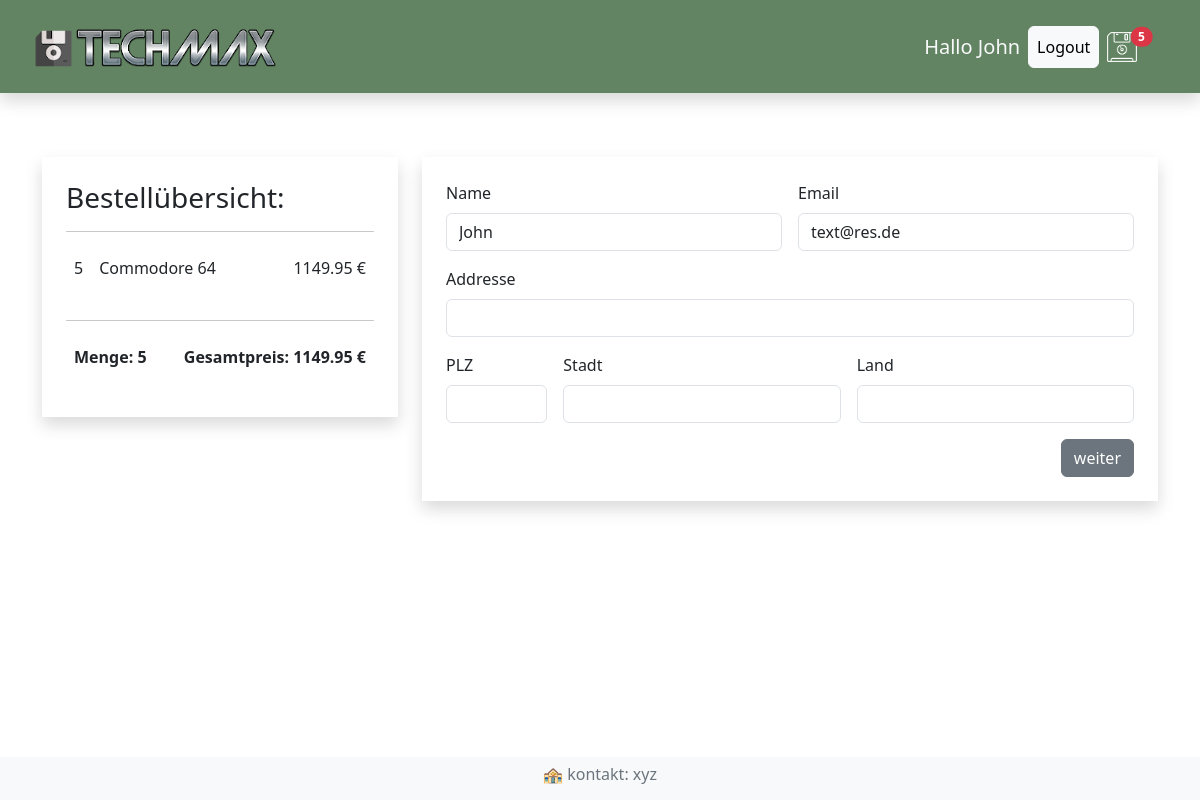
The app's page /kasse/ (signed in) with its own data.
### shop/models.py (models this page shows, shortened)
class BestellteArtikel(models.Model):
    artikel = models.ForeignKey(Artikel, on_delete=models.SET_NULL, null=True, blank=True)
    bestellung = models.ForeignKey(Bestellung, on_delete=models.SET_NULL, null=True, blank=True)
    menge = models.IntegerField(default=0, null=True, blank=True)
    datum = models.DateTimeField(auto_now_add=True)
    @property
    def get_summe(self):
        summe = self.artikel.preis * self.menge
        return summe

class Artikel(models.Model):
     name = models.CharField(max_length=200, null=True)
     beschreibung = models.TextField(null=True, blank=True)
     preis = models.DecimalField(max_digits=6, decimal_places=2)
     bild = models.ImageField(upload_to="artikelbilder/", null=True, blank=True)

class Bestellung(models.Model):
    kunde = models.ForeignKey(Kunde, on_delete=models.SET_NULL, null=True, blank=True)
    bestelldatum = models.DateTimeField(auto_now_add=True)
    erledigt = models.BooleanField(default=False, null=True, blank=True)
    auftrags_id = models.CharField(max_length=200, null=True, blank=True)
    @property
    def gesamt_summe(self):
        bestellteartikels = self.bestellteartikel_set.all()
        gesamtpreis = sum(artikel.get_summe for artikel in bestellteartikels)
        return gesamtpreis
    @property
    def gesamt_menge(self):
        bestellteartikels = self.bestellteartikel_set.all()
        gesamtmenge = sum(artikel.menge for artikel in bestellteartikels)
        return gesamtmenge

### shop/views.py (the view)
# urls.py: path("kasse/", views.kasse, name="kasse"),
def kasse(request):
    if request.user.is_authenticated:
        kunde = request.user.kunde
        bestellung, created = Bestellung.objects.get_or_create(kunde=kunde, erledigt=False)
        artikels = bestellung.bestellteartikel_set.all()
    else:
       cookieDaten = gastCookie(request)
       artikels = cookieDaten["artikels"]
       bestellung = cookieDaten["bestellung"]
    ctx = {"artikels": artikels, "bestellung": bestellung}
    return render(request, "shop/kasse.html", ctx)

### shop/context_processors.py (called while the page is built, shortened)
def warenkorb_anzahl(request):
    if request.user.is_authenticated:
         kunde = request.user.kunde
         bestellung, created= Bestellung.objects.get_or_create(kunde=kunde, erledigt=False)
         if bestellung:
             menge = bestellung.gesamt_menge
         else:
            menge =0
    return {"menge": menge}

### shop/templates/shop/kasse.html (shortened to what this page needs)
{% extends "shop/index.html" %}
{% block content %}
   <div class="row mt-4">
    <div class="col-4">
        <div class="shadow p-4">
            <h3>Bestellübersicht: </h3>
            <hr>
            {% for artikel in artikels %}
            <div class="d-flex">
                <p class="p-2">{{artikel.menge}}</p>
                <p class="me-auto p-2">{{artikel.artikel.name}}</p>
                <p class="p-2">{{artikel.get_summe|floatformat:2}} €</p>
            </div>
            {% endfor %}
            <hr>
             <div class="d-flex">
                <p class="me-auto fw-bold p-2">Menge: {{bestellung.gesamt_menge}}</p>
                <p class="fw-bold p-2">Gesamtpreis: {{ bestellung.gesamt_summe|floatformat:2 }} €</p>
             </div>
        </div>
    </div>
    <div class="col-8">
        <div class="shadow p-4">
            <form id="formular" class="row g-3">
                <div class="col-md-6">
                    <label for="inputName" class="form-label">Name</label>
                    {% if request.user.is_authenticated %}
                    <input type="text" class="form-control" id="inputName" value="{{request.user|title}}"required>
                    {% else %}
                    <input type="text" class="form-control" id="inputName" required>
                    {% endif %}
                </div>
                  <div class="col-md-6">
                    <label for="inputEmail" class="form-label">Email</label>
                      {% if request.user.is_authenticated %}
                    <input type="email" class="form-control" id="inputEmail" value="{{request.user.email}}"required>
                    {% else %}
                    <input type="email" class="form-control" id="inputEmail" value="{{request.user.email}}"required>
                    {% endif %}
                </div>
                <div class="col-12">
                    <label for="inputAddress" class="form-label">Addresse</label>
                    <input type="text" class="form-control" id="inputAdresse" placeholder=""required>
                </div>
                 <div class="col-md-2">
                    <label for="inputPlz" class="form-label">PLZ</label>
                    <input type="text" class="form-control" id="inputPlz" required>
                </div>
                <div class="col-md-5">
                    <label for="inputStadt" class="form-label">Stadt</label>
                    <input type="text" class="form-control" id="inputStadt" required>
                </div>
                <div class="col-md-5">
                    <label for="inputLand" class="form-label">Land</label>
                    <input type="text" class="form-control" id="inputLand" required>
                </div>
                <div class="col-12 d-flex justify-content-end">
                    <button type="submit" class="btn btn-secondary" id="formular-button">weiter</button>
                </div>
                </form>
        </div>
    </div>
   </div>
{% endblock content %}

### shop/templates/shop/menu.html
{% load static%}
<nav class="navbar shadow p-3 mb-4 sticky-top" style="background-color:rgb(98, 132, 98)">
  <div class="container-fluid">
    <a class="navbar-brand link-light" href="{% url 'shop' %}">
        <img src="{% static 'bilder/logo-1.png' %}" alt="Logo von der Firma Techmax">
    </a>
      <div class="navbar-nav">
        <div class="d-flex align-items-center">
          <h5 class="text-light m-2">Hallo {{request.user|title}}</h5>
          {% if request.user.is_authenticated %}
           <a class=" btn btn-light p-2" href="{% url 'logout' %}">Logout</a>
          {% else %}
          {% comment %} Login Button: {% endcomment %}
          <a class="btn btn-light p-2" href="{% url 'login' %}">Login</a>
         {% endif %}
        <a class="nav-link link-light p-2" href="{% url 'warenkorb' %}">
            <img src="{% static 'bilder/floppy.png' %}" alt="">
            {% if menge >= 1%}
            <span class="badge rounded-pill bg-danger position-absolut top-25 start-25 translate-middle">
              {{menge}}
            </span>
            {% endif %}
        </a>
      </div>
    </div>
 </div>
</nav>

### records on screen
BestellteArtikel: menge "5", artikel.name "Commodore 64", get_summe "1149.95"
Bestellung: gesamt_menge "5", gesamt_summe "1149.95"

### other values on screen
{{ request.user|title }} "John"
{{ menge }} "5"
